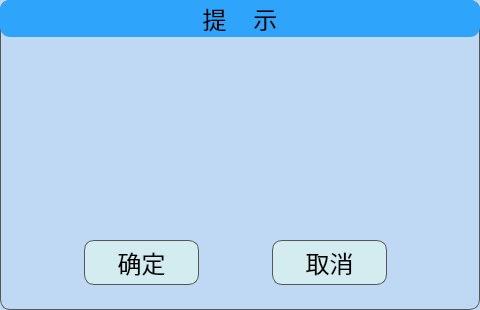
<?xml version="1.0" encoding="UTF-8"?>
<ui version="4.0">
 <class>prompt_yes_no_Dialog_page</class>
 <widget class="QDialog" name="prompt_yes_no_Dialog_page">
  <property name="geometry">
   <rect>
    <x>0</x>
    <y>0</y>
    <width>480</width>
    <height>310</height>
   </rect>
  </property>
  <property name="windowTitle">
   <string>Dialog</string>
  </property>
  <property name="styleSheet">
   <string notr="true">QDialog{
	border:1px solid rgb(85, 87, 83);
	border-radius :10px;
	background-color:rgb(191, 217, 244);
}

QLabel{
	font:24px;

	border-radius :10px;
}

QPushButton{
	outline:nono;/*去掉焦点虚线框*/
	border-radius:10px;
	background-color:rgb(211, 236, 239);
	border: 1px solid rgb(85, 87, 83);
	font:24px;
}

/*按下时的动态效果*/
QPushButton:pressed{
	padding-right:3px;
	padding-bottom:3px;
    border-style: outset;
    background-color: qradialgradient(
        cx: 0.3, cy: -0.4, fx: 0.3, fy: -0.4,
        radius: 1.35, stop: 0  #FFF, stop: 1  #28A8EB );    	
}

/*按钮点击后虚线框消失*/
QPushButton:focus{
	outline:none;
}</string>
  </property>
  <widget class="QLabel" name="prompt_label_top">
   <property name="geometry">
    <rect>
     <x>0</x>
     <y>0</y>
     <width>480</width>
     <height>37</height>
    </rect>
   </property>
   <property name="styleSheet">
    <string notr="true">QLabel{
	background-color:rgb(46, 165, 250);
	font:24px;
}</string>
   </property>
   <property name="text">
    <string>提    示</string>
   </property>
   <property name="alignment">
    <set>Qt::AlignCenter</set>
   </property>
  </widget>
  <widget class="QLabel" name="yes_no_content_label">
   <property name="geometry">
    <rect>
     <x>76</x>
     <y>64</y>
     <width>325</width>
     <height>131</height>
    </rect>
   </property>
   <property name="text">
    <string/>
   </property>
   <property name="scaledContents">
    <bool>false</bool>
   </property>
   <property name="alignment">
    <set>Qt::AlignCenter</set>
   </property>
   <property name="wordWrap">
    <bool>true</bool>
   </property>
   <property name="openExternalLinks">
    <bool>false</bool>
   </property>
  </widget>
  <widget class="QPushButton" name="Key_yes_no_page_no">
   <property name="geometry">
    <rect>
     <x>272</x>
     <y>240</y>
     <width>115</width>
     <height>45</height>
    </rect>
   </property>
   <property name="text">
    <string>取消</string>
   </property>
  </widget>
  <widget class="QPushButton" name="Key_yes_no_page_yes">
   <property name="geometry">
    <rect>
     <x>84</x>
     <y>240</y>
     <width>115</width>
     <height>45</height>
    </rect>
   </property>
   <property name="text">
    <string>确定</string>
   </property>
  </widget>
 </widget>
 <resources/>
 <connections/>
</ui>
